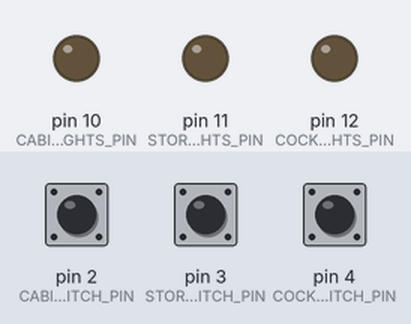
A program run on a simulated Arduino Uno, built with avr-gcc and run on an emulated ATmega328P. Shown: output pins drawn as LEDs (lit = HIGH). Inputs (shaded band) come from the test bench; at power-on: pin 2 (CABIN_LIGHTS_SWITCH_PIN) LOW, pin 3 (STORAGE_LIGHTS_SWITCH_PIN) LOW, pin 4 (COCKPIT_LIGHTS_SWITCH_PIN) LOW.

Above: at 1.2 s.
1.3 s: pin 2 (CABIN_LIGHTS_SWITCH_PIN) pulled HIGH for 0.15 s
At 1.37 s:
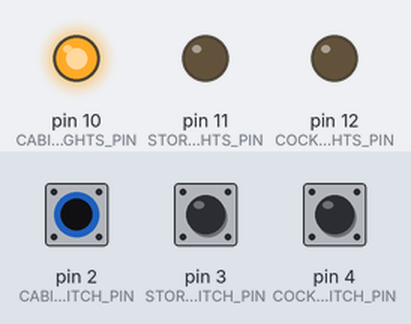
2.9 s: pin 3 (STORAGE_LIGHTS_SWITCH_PIN) pulled HIGH for 0.15 s
At 2.97 s:
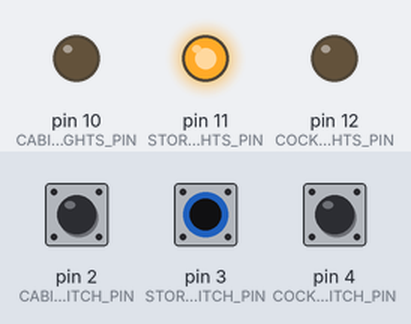
4.5 s: pin 4 (COCKPIT_LIGHTS_SWITCH_PIN) pulled HIGH for 0.15 s
At 4.57 s:
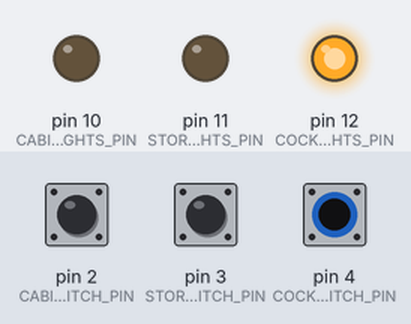
6.1 s: pin 4 (COCKPIT_LIGHTS_SWITCH_PIN) pulled HIGH for 3.2 s
At 10.0 s:
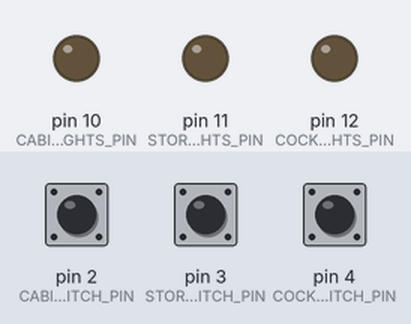
10.8 s: pin 2 (CABIN_LIGHTS_SWITCH_PIN) pulled HIGH for 3.2 s
At 11.2 s:
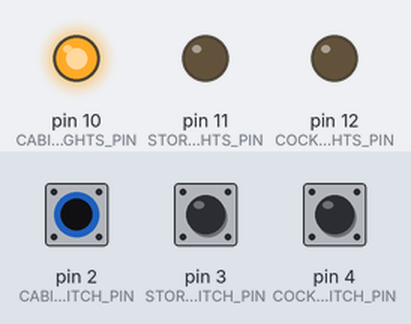
15.5 s: pin 2 (CABIN_LIGHTS_SWITCH_PIN) driven HIGH and pin 3 (STORAGE_LIGHTS_SWITCH_PIN) driven HIGH
At 15.9 s:
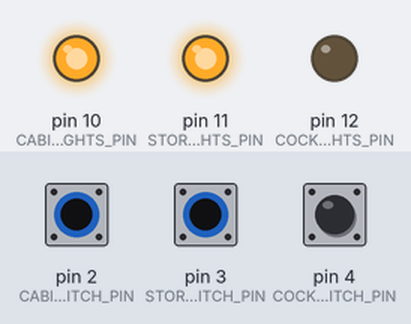
Timing chart, 0 to 18.0 s (numbered marks = the images above; inputs shaded):
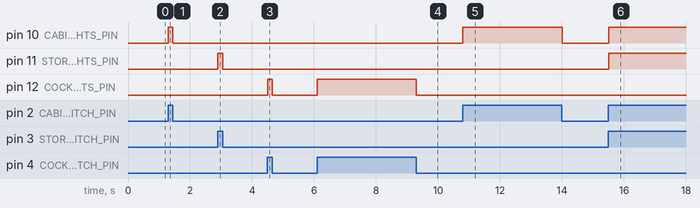

Measured:
- after the input at 1.3 s, pin 10 (CABIN_LIGHTS_PIN): LOW → HIGH at once, → LOW 0.15 s later
- after the input at 2.9 s, pin 11 (STORAGE_LIGHTS_PIN): LOW → HIGH at once, → LOW 0.15 s later
- after the input at 4.5 s, pin 12 (COCKPIT_LIGHTS_PIN): LOW → HIGH at once, → LOW 0.15 s later
- after the input at 6.1 s, pin 12 (COCKPIT_LIGHTS_PIN): LOW → HIGH at once, → LOW 3.2 s later
- after the input at 10.8 s, pin 10 (CABIN_LIGHTS_PIN): LOW → HIGH at once, → LOW 3.2 s later
- after the input at 15.5 s, pin 10 (CABIN_LIGHTS_PIN), pin 11 (STORAGE_LIGHTS_PIN): LOW → HIGH at once

The program:

main.cpp
```cpp
#include <Arduino.h>

/*
 * 30 Days - Lost in Space
 * Day 4 - Cabin Lighting
 *
 * Learn more at https://learn.inventr.io/adventure
 *
 * In addition to our cabin lights we have lights in the storage room and even some
 * exterior lights.  Let's extend our previous project by adding the others and use
 * all three switches on our DIP switch module.  Each time through our loop() code we'll
 * check each switch, and set the corresponding light's state appropriately.
 *
 * Alex Eschenauer
 * David Schmidt
 * Greg Lyzenga
 */

/*
 * Arduino concepts introduced/documented in this lesson.
 * - const: Better than #define for defining constants that do not change
 * - byte: A data type representing an unsigned 8 bit integer (values from 0 to 255)
 *         Equivalent to "unsigned char" or "uint8_t" which are sometimes seen.
 *
 * Parts and electronics concepts introduced in this lesson.
 * - Use of breadboard "power rails" to allow us to use one 5V and one GND pin on
 *   HERO to connect to multiple components on our breadboard.
 */

#include "Arduino.h"  // include information about our HERO

/*
 * #define vs. const
 *
 * Until now we have been using #define to define our constants.  When the C language
 * was first created that was the only way to define constants.  However, because
 * of the way #define operates there were instances where the use of #define can
 * cause and hide bugs in programs.
 *
 * Becasuse of this, the language maintainers added a new C commands named "const".
 * For most Arduino programs it operates much the same, though it does contain some
 * additional type information that can help communicate how it is to be used.
 *
 * You will see both used in Arduino code and libraries.  However the general
 * language calls for preferring the use of "const" over using #define.  Our first
 * sketches have used #define so that you are familiar with them and see how they
 * work, but from this lesson on we will be using the preferred "const" expression
 * to define our constants.
 *
 * Here, on Day 4 we will show *both* versions, with the #define version commented
 * out to prevent compile errors.  This will help you learn the difference between
 * them.  After today the sketches will only use the preferred "const" versions.
 */

// Each lander light will be controlled using a different pin on our HERO.
// We will use three different color LEDs to make it more clear which switch
// controls which light.

/*
 * The "const" declaration adds another word that will indicate what type of value
 * is to be represented.  Since pins are small numbers they fit into a "byte", which
 * is an unsigned integer value that can hold values from 0 to 255.
 *
 * Other types you may sometimes see in various Arduino code are "uint8_t" or
 * "unsigned char" which are the same as "byte".  We will use the term "byte"
 * in our lessons to indicate 8 bit unsigned integers.
 */
// #define CABIN_LIGHTS_PIN 10             // pin controlling the cabin lights
// #define STORAGE_LIGHTS_PIN 11           // pin controlling the storage lights
// #define COCKPIT_LIGHTS_PIN 12           // pin controlling the exterior lights
const byte CABIN_LIGHTS_PIN = 10;    // pin controlling the cabin lights
const byte STORAGE_LIGHTS_PIN = 11;  // pin controlling the storage lights
const byte COCKPIT_LIGHTS_PIN = 12;  // pin controlling the exterior lights

// We will use a different input pin for each of our DIP switches and
// we'll label them using the color of the LED that each switch will control.
// #define CABIN_LIGHTS_SWITCH_PIN 2             // cabin lights controlled by switch 1
// #define STORAGE_LIGHTS_SWITCH_PIN 3           // storage lights controlled by switch 2
// #define COCKPIT_LIGHTS_SWITCH_PIN 4           // exterior lights controlled by switch 3
const byte CABIN_LIGHTS_SWITCH_PIN = 2;    // cabin lights controlled by switch 1
const byte STORAGE_LIGHTS_SWITCH_PIN = 3;  // storage lights controlled by switch 2
const byte COCKPIT_LIGHTS_SWITCH_PIN = 4;  // exterior lights controlled by switch 3

// the setup function runs once when you press reset or power the board
void setup() {
  // Configure our LED control pins as OUTPUT pins
  pinMode(CABIN_LIGHTS_PIN, OUTPUT);    // pin controlling the cabin lights
  pinMode(STORAGE_LIGHTS_PIN, OUTPUT);  // pin controlling the storage lights
  pinMode(COCKPIT_LIGHTS_PIN, OUTPUT);  // pin controlling the exterior lights

  // Configure the switch pins as INPUT pins
  pinMode(CABIN_LIGHTS_SWITCH_PIN, INPUT);    // pin connected to switch 1 (cabin lights)
  pinMode(STORAGE_LIGHTS_SWITCH_PIN, INPUT);  // pin connected to switch 2 (storage lights)
  pinMode(COCKPIT_LIGHTS_SWITCH_PIN, INPUT);  // pin connected to switch 3 (exterior lights)
}

// Each time through loop() we will check each switch in turn and set each light's
// state appropriately.
void loop() {
  // Control cabin lights based on setting on switch 1
  if (digitalRead(CABIN_LIGHTS_SWITCH_PIN) == HIGH) {  // if switch is on (HIGH voltage)
    digitalWrite(CABIN_LIGHTS_PIN, HIGH);              // turn on LED by providing HIGH voltage (5v)
  } else {
    digitalWrite(CABIN_LIGHTS_PIN, LOW);  // turn off LED by setting output to LOW (zero volts)
  }

  // Control storage lights based on setting on switch 2
  if (digitalRead(STORAGE_LIGHTS_SWITCH_PIN) == HIGH) {  // if switch is on (HIGH voltage)
    digitalWrite(STORAGE_LIGHTS_PIN, HIGH);              // turn on LED by providing HIGH voltage (5v)
  } else {
    digitalWrite(STORAGE_LIGHTS_PIN, LOW);  // turn off LED by setting output to LOW (zero volts)
  }

  // Control exterior lights based on setting on switch 3
  if (digitalRead(COCKPIT_LIGHTS_SWITCH_PIN) == HIGH) {  // if switch is on (HIGH voltage)
    digitalWrite(COCKPIT_LIGHTS_PIN, HIGH);              // turn the LED on (HIGH is the voltage level)
  } else {
    digitalWrite(COCKPIT_LIGHTS_PIN, LOW);  // turn off LED by setting output to LOW (zero volts)
  }
}
```
